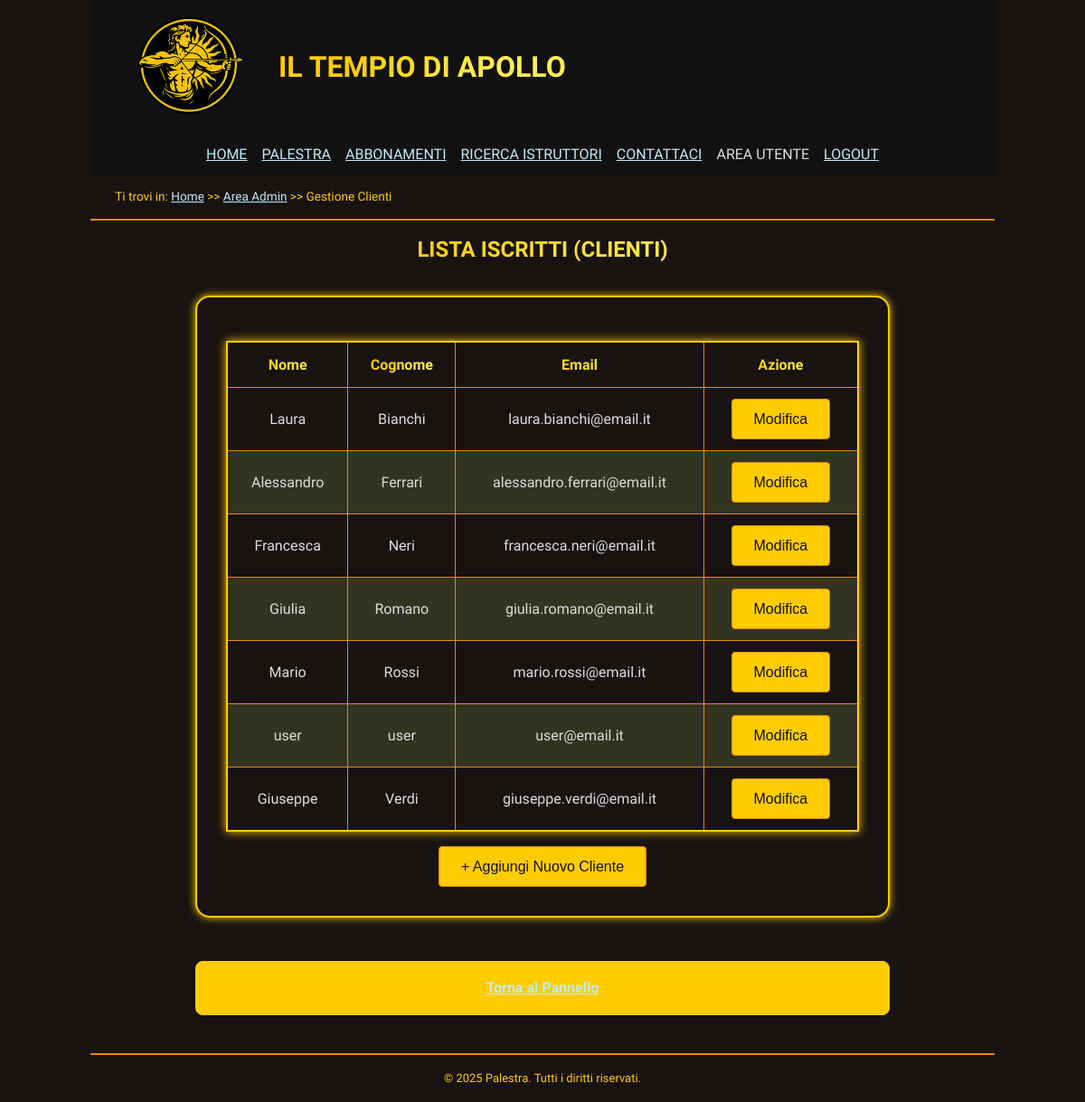
Page /html/lista-clienti.php on the committed database.
### tables this page shows
CREATE TABLE Utente (
    id_utente SERIAL PRIMARY KEY,
    nome VARCHAR(100) NOT NULL,
    cognome VARCHAR(100) NOT NULL,
    email VARCHAR(100) UNIQUE NOT NULL,
    password_hash VARCHAR(255) NOT NULL 
);

### html/lista-clienti.php (the view, shortened to what this page needs)
<?php
require_once 'config.php';
$result = $conn->query("SELECT u.id_utente, u.nome, u.cognome, u.email FROM Utente u JOIN Cliente c ON u.id_utente = c.id_utente");
?>
<!doctype html>
<html lang="it">
<head>
    <link rel="stylesheet" href="../css/style.css" />
    <link rel="stylesheet" href="../css/utente.css" />
    <link rel="stylesheet" media="screen and (max-width:768px)" href="../css/mini.css">
</head>
<body id="layout-adhoc">
    <header class="intestazione">
        <div class="intestazione-bg">
            <a href="./home.html"><img src="../immagini/Logo_palestra.png" alt="Home" class="logo"></a>
            <h1>Il Tempio di Apollo</h1>
        </div>
        <nav id="menu" aria-label="menu">
            <ul>
                <li><a lang="en" href="./home.html">Home</a></li>
                <li><a href="./Palestra.html"><strong>Palestra</strong></a></li>
                <li><a href="./abbonamenti.html">Abbonamenti</a></li>
                <li><a href="./cerca-pt.html">Ricerca Istruttori</a></li>
                <li><a href="./Contattaci.html">Contattaci</a></li>
                <li>Area Utente</li>
                <li><a href="./home.html">Logout</a></li>
            </ul>
        </nav>
    </header>
    <nav id="breadcrumb">
        <p>Ti trovi in: <a href="./home.html">Home</a> >> <a href="./utente-admin.php">Area Admin</a> >> Gestione Clienti</p>
    </nav>
    <main class="contenuto-principale">
        <section class="area-personale">
            <h1>Lista Iscritti (Clienti)</h1>
            <section class="user-section">
                <table class="admin-table">
                    <thead>
                        <tr>
                            <th>Nome</th>
                            <th>Cognome</th>
                            <th>Email</th>
                            <th>Azione</th>
                        </tr>
                    </thead>
                    <tbody>
                        <?php while($row = $result->fetch_assoc()): ?>
                        <tr>
                            <td><?php echo htmlspecialchars($row['nome']); ?></td>
                            <td><?php echo htmlspecialchars($row['cognome']); ?></td>
                            <td><?php echo htmlspecialchars($row['email']); ?></td>
                            <td>
                                <button type="button" class="btn-modify" onclick="editUser(<?php echo $row['id_utente']; ?>)">Modifica</button>
                            </td>
                        </tr>
                        <?php endwhile; ?>
                    </tbody>
                </table>
                <section class="account-actions">
                    <button class="btn-modify" onclick="showAddForm('Cliente')">+ Aggiungi Nuovo Cliente</button>
                </section>
            </section>
            <section class="account-actions">
                <a href="./utente-admin.php" class="btn-logout">Torna al Pannello</a>
            </section>
        </section>
    </main>
    <footer>
        <p>&copy; 2025 Palestra. Tutti i diritti riservati.</p>
    </footer>
</body>
</html>

### css/style.css (style rules this page uses)
* { padding: 0; margin: 0; }
#layout-adhoc, #layout-adhoc *, #layout-adhoc *::before, #layout-adhoc *::after { box-sizing: border-box; }
:root { --mainColorLight: #fe5; --mainColor: #fc0; --mainColorDark: #e80; --textColor: #ddd; --urlColor: #c0ebfb; --visitedUrlColor: #965cfd; --mainBackgroundColorDark: #111; --mainBackgroundColor: #181211; --mainBackgroundColorLight: #332; --headerGradient: linear-gradient(to right, var(--mainColor) 25%, var(--mainColorLight) 75%); }
html, body { font-size: 100%; font-family: "Lexend", "Roboto", sans-serif; line-height: 1.6em; }
body { color: var(--textColor); background-color: var(--mainBackgroundColor); max-width: 1000px; margin: auto; }
a:link { text-decoration: underline; color: var(--urlColor); }
a:link:has(.logo) { text-decoration: none; width: fit-content; display: inline; }
h1, h2, h3, h4, h5, h6 { font-weight: bold; background: var(--headerGradient); background-clip: text; color: transparent; -webkit-background-clip: text; -webkit-text-fill-color: transparent; text-shadow: none; }
h1, h2, h3 { text-align: center; text-transform: uppercase; padding: 0.2em 0.5em; }
strong { font-weight: normal; }
header { background-color: var(--mainBackgroundColorDark); }
footer { margin-top: 2em; padding: 1em; font-size: small; color: var(--mainColor); border-top: 2px solid var(--mainColorDark); text-align: center; }
header.intestazione { display: flex; flex-wrap: wrap; align-items: center; top: 0; position: sticky; z-index: 999; padding: 0.5em 2em; text-transform: uppercase; }
.intestazione .logo { width: 156px; display: inline; vertical-align: middle; padding: .2em .5em; }
.intestazione h1 { display: inline; width: fit-content; flex: 1 1 auto; }
#menu { display: flex; justify-content: space-around; margin: 0 auto; }
#menu ul { display: flex; flex-wrap: wrap; list-style: none; }
#menu li { margin: .2em .5em; }
#breadcrumb { color: var(--mainColor); padding: 0.8em 2em; font-size: 0.85em; border-bottom: 2px solid var(--mainColorDark); }
:root { --reviewImageSize: 10em; }
:root { --apollo-gradient: linear-gradient(135deg, #ffcc00 0%, #ff6a00 100%); --fire-gradient: linear-gradient(135deg, #ff4e50 0%, #f9d423 100%); --gold: #ffcc00; --orange: #ff6a00; --glow-gold: 0 0 20px rgba(255, 204, 0, 0.3); --shadow-card: 0 10px 30px rgba(0, 0, 0, 0.8); --radius: 12px; }
.user-section button { background-color: var(--mainColor); color: var(--mainBackgroundColorDark); border: 1px solid var(--mainColorDark); padding: 0.75em 1.5em; border-radius: 4px; cursor: pointer; font-size: 1em; margin-bottom: 1em; }
.admin-table { width: 100%; border-collapse: collapse; margin-top: 1em; background-color: var(--mainBackgroundColor); border: 2px solid var(--mainColor); box-shadow: 0 0 10px var(--mainColor); }
.admin-table th, .admin-table td { padding: 0.75em; text-align: center; border: 1px solid var(--mainColorDark); }
.admin-table th { background: var(--headerGradient); background-clip: text; color: transparent; -webkit-background-clip: text; -webkit-text-fill-color: transparent; font-weight: bold; }
.admin-table tbody tr:nth-child(even) { background-color: var(--mainBackgroundColorLight); }

### css/utente.css (style rules this page uses)
.area-personale { display: flex; flex-direction: column; gap: 2em; padding: 1em; max-width: 800px; margin: 0 auto; }
.user-section { background-color: var(--mainBackgroundColor); border: 2px solid var(--mainColor); border-radius: 1em; padding: 2em; box-shadow: 0 0 10px var(--mainColor); }
.tech-form-group input, .btn-modify { height: 45px !important; box-sizing: border-box !important; margin: 0 !important; font-size: 1rem; vertical-align: bottom; }
.btn-modify { display: inline-flex; align-items: center; justify-content: center; padding: 0 20px; white-space: nowrap; background-color: var(--mainBackgroundColorLight); color: var(--textColor); border: 1px solid var(--mainColorDark); border-radius: 6px; cursor: pointer; transition: all 0.3s ease; }
.account-actions { display: flex; gap: 1em; justify-content: center; margin-top: 1em; }
.btn-logout { padding: 1em 2em; border: 1px solid var(--mainColor); border-radius: 8px; font-weight: bold; cursor: pointer; width: 100%; text-align: center; text-decoration: none; display: inline-block; background-color: var(--mainColor); color: var(--mainBackgroundColorDark); }

### rows in the picture
utente: nome "Laura", cognome "Bianchi", email "laura.bianchi@email.it"
utente: nome "Alessandro", cognome "Ferrari", email "alessandro.ferrari@email.it"
utente: nome "Francesca", cognome "Neri", email "francesca.neri@email.it"
utente: nome "Giulia", cognome "Romano", email "giulia.romano@email.it"
utente: nome "Mario", cognome "Rossi", email "mario.rossi@email.it"
utente: nome "user", cognome "user", email "user@email.it"
utente: nome "Giuseppe", cognome "Verdi", email "giuseppe.verdi@email.it"
